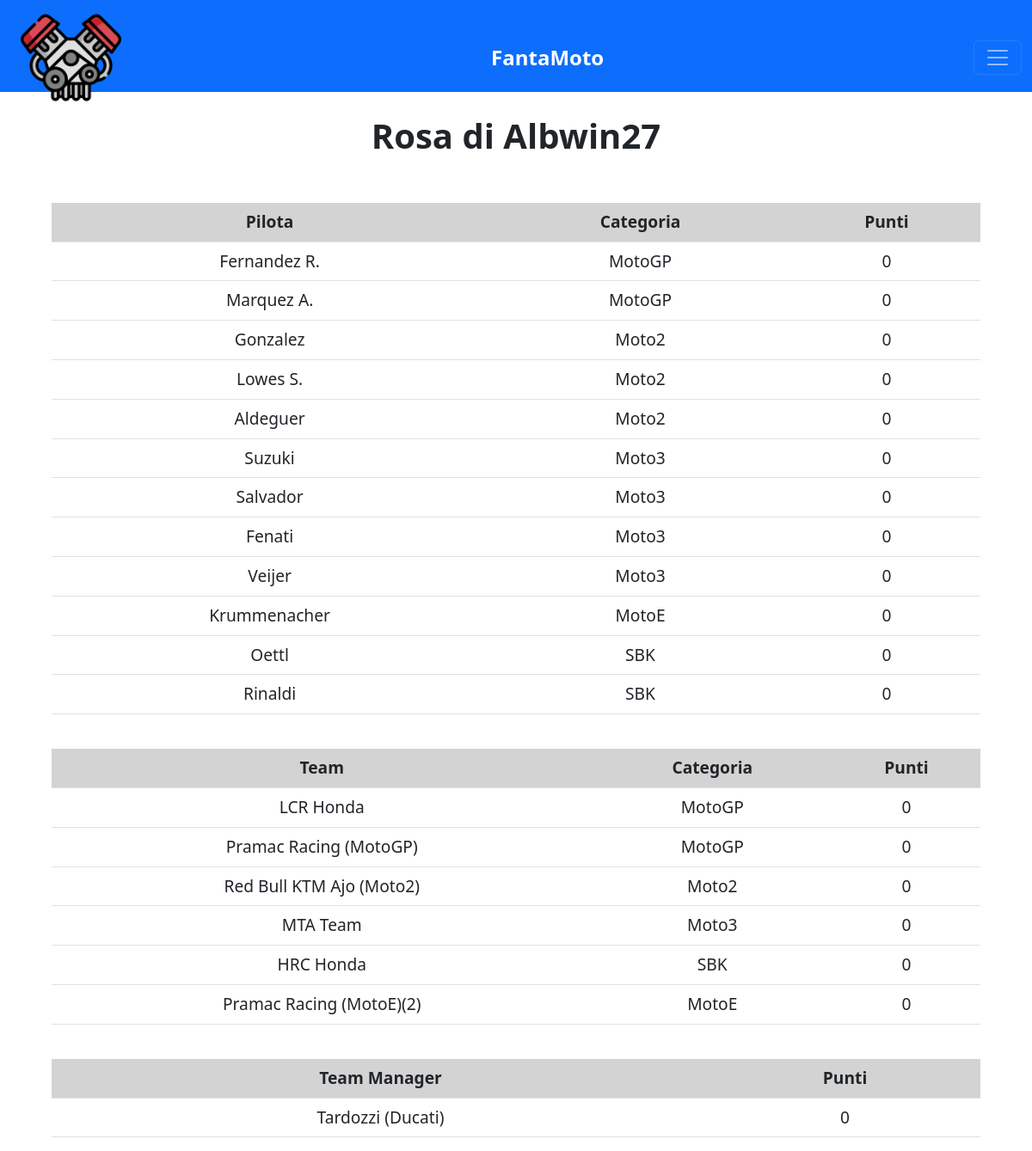
/fantamoto/rose/Albwin27 (signed in), run on an earlier commit of the app's database.
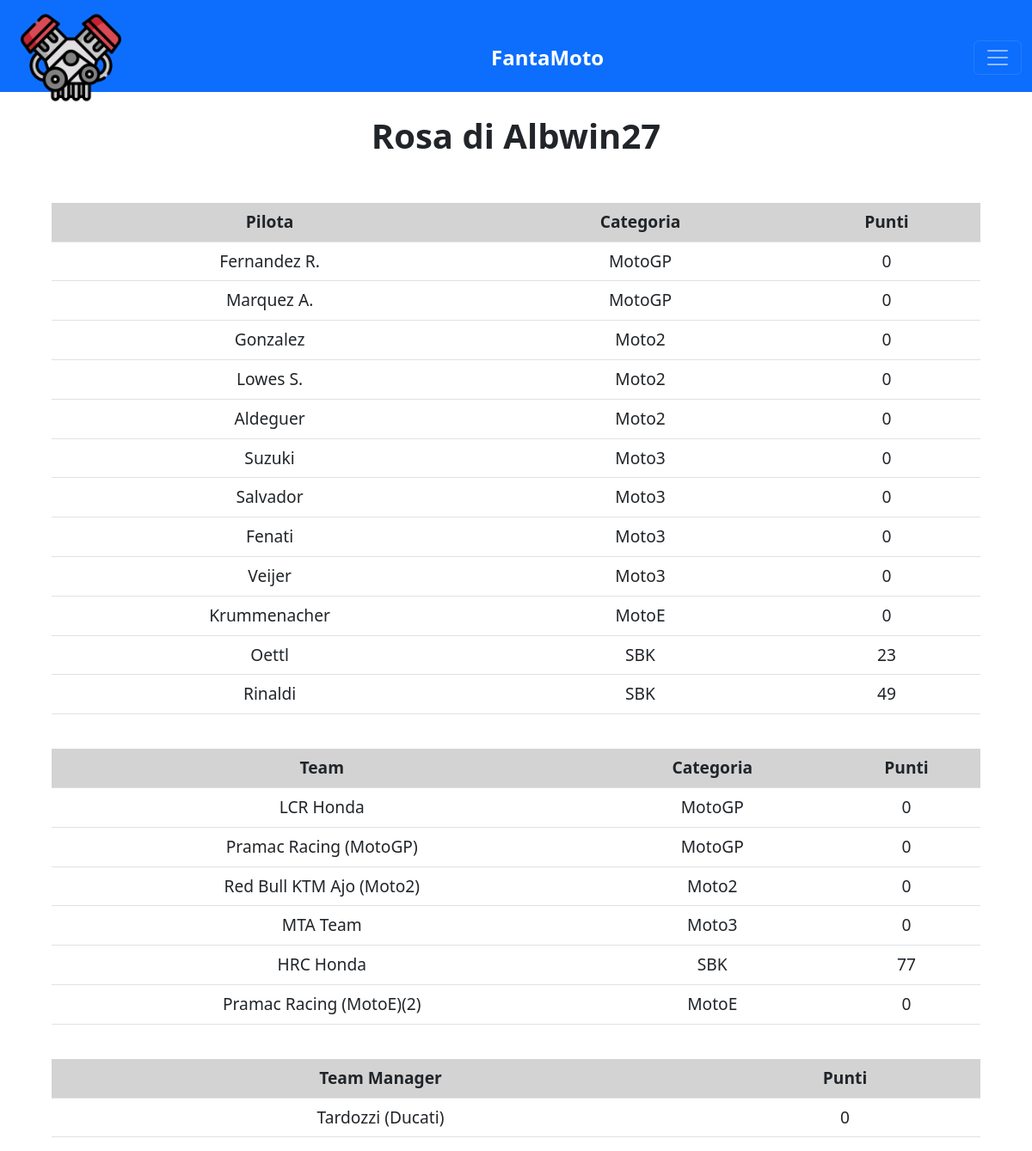
And on a later commit of the database.
### fantamotori/models.py (models this page shows)
class Moto_piloti(models.Model):
    nome = models.TextField()
    categoria = models.TextField()
    username = models.TextField(default="a")
    utente = models.ForeignKey(User, on_delete=models.PROTECT)
    gara01 = models.IntegerField(blank=True, null=True)
    gara02 = models.IntegerField(blank=True, null=True)
    gara03 = models.IntegerField(blank=True, null=True)
    gara04 = models.IntegerField(blank=True, null=True)
    gara05 = models.IntegerField(blank=True, null=True)
    gara06 = models.IntegerField(blank=True, null=True)
    gara07 = models.IntegerField(blank=True, null=True)
    gara08 = models.IntegerField(blank=True, null=True)
    gara09 = models.IntegerField(blank=True, null=True)
    gara10 = models.IntegerField(blank=True, null=True)
    gara11 = models.IntegerField(blank=True, null=True)
    gara12 = models.IntegerField(blank=True, null=True)
    gara13 = models.IntegerField(blank=True, null=True)
    gara14 = models.IntegerField(blank=True, null=True)
    gara15 = models.IntegerField(blank=True, null=True)
    gara16 = models.IntegerField(blank=True, null=True)
    gara17 = models.IntegerField(blank=True, null=True)
    gara18 = models.IntegerField(blank=True, null=True)
    gara19 = models.IntegerField(blank=True, null=True)
    gara20 = models.IntegerField(blank=True, null=True)
    gara21 = models.IntegerField(blank=True, null=True)
    gara22 = models.IntegerField(blank=True, null=True)
    gara23 = models.IntegerField(blank=True, null=True)
    totale = models.IntegerField(default=0)

class Moto_team(models.Model):
    nome = models.TextField()
    categoria = models.TextField()
    username = models.TextField(default="a")
    utente = models.ForeignKey(User, on_delete=models.PROTECT)
    gara01 = models.IntegerField(blank=True, null=True)
    gara02 = models.IntegerField(blank=True, null=True)
    gara03 = models.IntegerField(blank=True, null=True)
    gara04 = models.IntegerField(blank=True, null=True)
    gara05 = models.IntegerField(blank=True, null=True)
    gara06 = models.IntegerField(blank=True, null=True)
    gara07 = models.IntegerField(blank=True, null=True)
    gara08 = models.IntegerField(blank=True, null=True)
    gara09 = models.IntegerField(blank=True, null=True)
    gara10 = models.IntegerField(blank=True, null=True)
    gara11 = models.IntegerField(blank=True, null=True)
    gara12 = models.IntegerField(blank=True, null=True)
    gara13 = models.IntegerField(blank=True, null=True)
    gara14 = models.IntegerField(blank=True, null=True)
    gara15 = models.IntegerField(blank=True, null=True)
    gara16 = models.IntegerField(blank=True, null=True)
    gara17 = models.IntegerField(blank=True, null=True)
    gara18 = models.IntegerField(blank=True, null=True)
    gara19 = models.IntegerField(blank=True, null=True)
    gara20 = models.IntegerField(blank=True, null=True)
    gara21 = models.IntegerField(blank=True, null=True)
    gara22 = models.IntegerField(blank=True, null=True)
    gara23 = models.IntegerField(blank=True, null=True)
    totale = models.IntegerField(default=0)

class Moto_teammanager(models.Model):
    nome = models.TextField()
    username = models.TextField(default="a")
    utente = models.ForeignKey(User, on_delete=models.PROTECT)
    gara01 = models.IntegerField(blank=True, null=True)
    gara02 = models.IntegerField(blank=True, null=True)
    gara03 = models.IntegerField(blank=True, null=True)
    gara04 = models.IntegerField(blank=True, null=True)
    gara05 = models.IntegerField(blank=True, null=True)
    gara06 = models.IntegerField(blank=True, null=True)
    gara07 = models.IntegerField(blank=True, null=True)
    gara08 = models.IntegerField(blank=True, null=True)
    gara09 = models.IntegerField(blank=True, null=True)
    gara10 = models.IntegerField(blank=True, null=True)
    gara11 = models.IntegerField(blank=True, null=True)
    gara12 = models.IntegerField(blank=True, null=True)
    gara13 = models.IntegerField(blank=True, null=True)
    gara14 = models.IntegerField(blank=True, null=True)
    gara15 = models.IntegerField(blank=True, null=True)
    gara16 = models.IntegerField(blank=True, null=True)
    gara17 = models.IntegerField(blank=True, null=True)
    gara18 = models.IntegerField(blank=True, null=True)
    gara19 = models.IntegerField(blank=True, null=True)
    gara20 = models.IntegerField(blank=True, null=True)
    gara21 = models.IntegerField(blank=True, null=True)
    gara22 = models.IntegerField(blank=True, null=True)
    gara23 = models.IntegerField(blank=True, null=True)
    totale = models.IntegerField(default=0)

### fantamotori/views.py (the view)
# urls.py: path("fantamoto/rose/<utente>", views.moto_rosautente, name="fantamoto/rosautente"),
@login_required
def moto_rosautente(request, utente):
    piloti = Moto_piloti.objects.filter(username=utente)
    teams = Moto_team.objects.filter(username=utente)
    team_man = Moto_teammanager.objects.get(username=utente)
    return render(request, "fantamoto/rosa_utente.html", {
        "utente": utente,
        "piloti": piloti,
        "teams": teams,
        "tm": team_man,
        "cat": "moto"
    })

### fantamotori/templates/fantamoto/rosa_utente.html (shortened to what this page needs)
{% extends "layout.html" %}
{% block body %}
<div class="imppagina">
  <h1 class="rosa-utente">Rosa di {{ utente }}</h1>
  <table class="rosa-tavola table">
    <thead>
      <tr class="rosa-testa">
        <th scope="col">Pilota</th>
        <th scope="col">Categoria</th>
        <th scope="col">Punti</th>
      </tr>
    </thead>
    <tbody>
      {% for pilota in piloti %}
      <tr>
        <td>{{ pilota.nome }}</td>
        <td>{{ pilota.categoria }}</td>
        <td>{{ pilota.totale }}</td>
      </tr>
      {% endfor %}
    </tbody>
  </table>
  <br>
  <table class="rosa-tavola table">
    <thead>
      <tr class="rosa-testa">
        <th scope="col">Team</th>
        <th scope="col">Categoria</th>
        <th scope="col">Punti</th>
      </tr>
    </thead>
    <tbody>
      {% for team in teams %}
      <tr>
        <td>{{ team.nome }}</td>
        <td>{{ team.categoria }}</td>
        <td>{{ team.totale }}</td>
      </tr>
      {% endfor %}
    </tbody>
  </table>
  <br>
  <table class="rosa-tavola table">
    <thead>
      <tr class="rosa-testa">
        <th scope="col">Team Manager</th>
        <th scope="col">Punti</th>
      </tr>
    </thead>
    <tbody>
      <tr>
        <td>{{ tm.nome }}</td>
        <td>{{ tm.totale }}</td>
      </tr>
    </tbody>
  </table>
</div>
{% endblock %}

### fantamotori/templates/layout.html (shortened to what this page needs)
{% load static %}
<!DOCTYPE html>
<html lang="it">
    <head>
        <link rel="stylesheet" type="text/css" href="{% static 'styles.css' %}">
        <link href="https://cdn.jsdelivr.net/npm/bootstrap@5.2.3/dist/css/bootstrap.min.css" rel="stylesheet">
    </head>
        <body>
        {% if cat == "moto" %}
        <nav class="navbar fixed-top navbar-dark bg-primary topping">
            <div class="container-fluid">
                <img id="{{cat}}" src="{% static 'engine.png' %}" alt="Logo" class="d-inline-block align-text-top logo next banner">
                <p id="{{cat}}" class="fanta next banner">FantaMoto</p>
                <button class="navbar-toggler next" type="button" data-bs-toggle="offcanvas" data-bs-target="#offcanvasDarkNavbar" aria-controls="offcanvasDarkNavbar">
                    <span class="navbar-toggler-icon"></span>
                </button>
            </div>
        </nav>
        {% endif %}
        {% block body %}
        {% endblock %}
    </body>
</html>

### fantamotori/static/styles.css (style rules this page uses)
body { margin: auto; max-width: 1440px; }
.topping { height: 8%; }
.logo { width: 10%; margin-left: 1%; }
.logo:after { display: block; }
.fanta { color: white; font-size: 150%; margin-bottom: 0; font-weight: bold; }
.next { float: left; }
.imppagina { top: 10%; width: 100%; padding: 0 5% 0 5%; position: absolute; }
.rosa-utente { text-align: center; font-weight: bold; margin-bottom: 5%; }
.rosa-tavola { text-align: center; font-size: larger; }
.rosa-testa { background-color: lightgray; text-align: center; }

What changed in the data, as far as the page shows it:
changed Moto_piloti "Oettl": totale "0" → "23"
changed Moto_piloti "Rinaldi": totale "0" → "49"
changed Moto_team "HRC Honda": totale "0" → "77"
